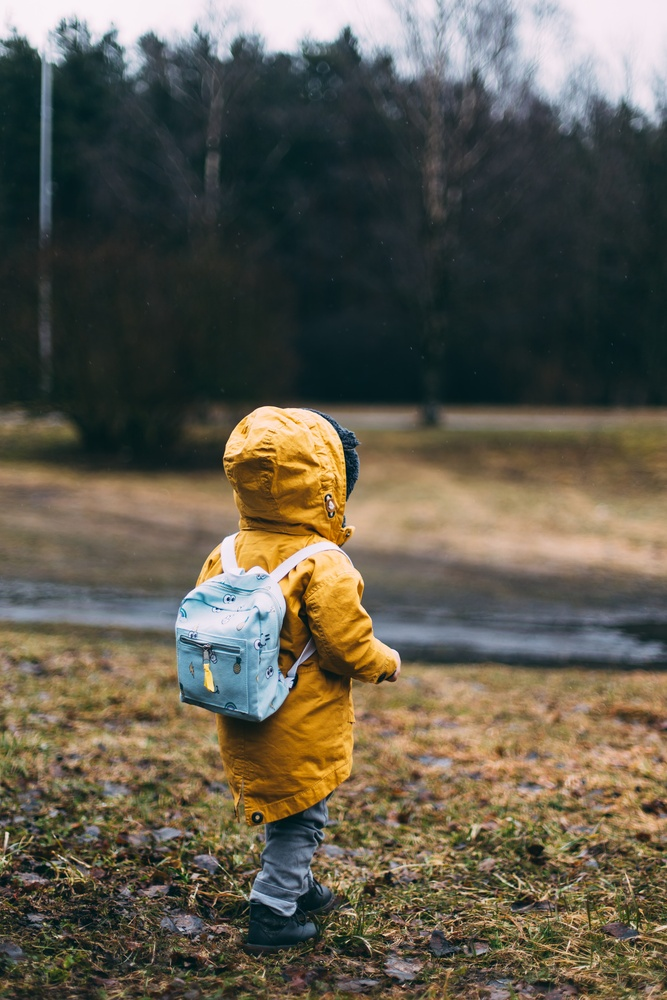
#> input picture src/web/Client/wwwroot/images/daiga-ellaby-JZ51o_-UOY8-unsplash.jpg, 667 x 1000 px, shrunk from 3648 x 5472 before the run
$ python add_border_to_image.py ../src/web/Client/wwwroot/images/daiga-ellaby-JZ51o_-UOY8-unsplash.jpg
#> lines starting #> are read from the running program, lines starting #| are printed output that depends on the picture
#!/usr/bin/env python3
"""
Add borders to images using Jordnaer brand colors.
Automatically adjusts border width/height to make images more square.

Usage:
    python add_border_to_image.py input_image.jpg
    python add_border_to_image.py input_image.jpg --color yellow
    python add_border_to_image.py input_image.jpg --border-size 30
"""

from PIL import Image, ImageDraw
import argparse
import os
from pathlib import Path

# Jordnaer brand colors from JordnaerPalette.cs
JORDNAER_COLORS = {
    'yellow': '#dbab45',      # GLÆDE - Yellow-orange
    'green': '#878e64',       # RO - Green
    'blue': '#41556b',        # MØDE - Dark Blue
    'red': '#673417',         # MØDE Red - Dark Red
    'beige': '#cfc1a6',       # OMSORG - Beige
    'pale_blue': '#a9c0cf',   # LEG - Pale Blue
}


def hex_to_rgb(hex_color):
    """Convert hex color to RGB tuple."""
    hex_color = hex_color.lstrip('#')
    return tuple(int(hex_color[i:i+2], 16) for i in (0, 2, 4))


def calculate_border_for_square(width, height, min_border=20):
    """
    Calculate border sizes to make the image as square as possible.

    Args:
        width: Original image width
        height: Original image height
        min_border: Minimum border size on all sides

    Returns:
        tuple: (top, right, bottom, left) border sizes
    """
    # Calculate the difference
    diff = abs(width - height)

    if width > height:
        # Image is wider - add more border to top and bottom
        extra_vertical = diff // 2
        top = min_border + extra_vertical
        bottom = min_border + extra_vertical
        left = min_border
        right = min_border

        # Handle odd differences
        if diff % 2 != 0:
            bottom += 1
    elif height > width:
        # Image is taller - add more border to left and right
        extra_horizontal = diff // 2
        top = min_border
        bottom = min_border
        left = min_border + extra_horizontal
        right = min_border + extra_horizontal

        # Handle odd differences
        if diff % 2 != 0:
            right += 1
    else:
        # Already square - use uniform border
        top = bottom = left = right = min_border

    return (top, right, bottom, left)


def add_border(image_path, output_path, color_name='yellow', border_size=None, make_square=True):
    """
    Add a colored border to an image.

    Args:
        image_path: Path to input image
        output_path: Path to save output image
        color_name: Name of color from JORDNAER_COLORS
        border_size: Fixed border size (overrides make_square if provided)
        make_square: If True, adjust border to make image square
    """
    # Open the image
    img = Image.open(image_path)
    original_width, original_height = img.size

    # Convert to RGBA if the image has transparency
    has_alpha = img.mode in ('RGBA', 'LA') or (img.mode == 'P' and 'transparency' in img.info)
    if has_alpha and img.mode != 'RGBA':
        img = img.convert('RGBA')

    # Get the border color
    if color_name not in JORDNAER_COLORS:
        raise ValueError(f"Color '{color_name}' not found. Available: {list(JORDNAER_COLORS.keys())}")

    border_color = hex_to_rgb(JORDNAER_COLORS[color_name])

    # Calculate border sizes
    if border_size is not None:
        # Use fixed border size
        border = (border_size, border_size, border_size, border_size)
    elif make_square:
        # Calculate border to make image square
        border = calculate_border_for_square(original_width, original_height, min_border=20)
    else:
        # Default uniform border
        border = (20, 20, 20, 20)

    top, right, bottom, left = border

    # Create new image with border
    new_width = original_width + left + right
    new_height = original_height + top + bottom

    # Create bordered image with transparency support if needed
    if has_alpha:
        # For transparent images, start with fully transparent canvas
        bordered_img = Image.new('RGBA', (new_width, new_height), (0, 0, 0, 0))

        # Draw colored border only in the margin areas
        draw = ImageDraw.Draw(bordered_img)
        border_rgba = border_color + (255,)

        # Draw top border
        if top > 0:
            draw.rectangle([(0, 0), (new_width, top)], fill=border_rgba)
        # Draw bottom border
        if bottom > 0:
            draw.rectangle([(0, new_height - bottom), (new_width, new_height)], fill=border_rgba)
        # Draw left border
        if left > 0:
            draw.rectangle([(0, top), (left, new_height - bottom)], fill=border_rgba)
        # Draw right border
        if right > 0:
            draw.rectangle([(new_width - right, top), (new_width, new_height - bottom)], fill=border_rgba)

        # Paste the original image on top, preserving its transparency
        bordered_img.paste(img, (left, top), img)
    else:
        # For opaque images, use RGB mode
        bordered_img = Image.new('RGB', (new_width, new_height), border_color)
        bordered_img.paste(img, (left, top))

    # Save the result with best quality
    # For PNG, no quality parameter needed (lossless)
    # For JPEG, use quality=100 for best quality
    save_kwargs = {}
    if output_path.lower().endswith(('.jpg', '.jpeg')):
        # JPEG doesn't support transparency, so convert RGBA to RGB
        if bordered_img.mode == 'RGBA':
            # Create white background and composite
            rgb_img = Image.new('RGB', bordered_img.size, (255, 255, 255))
            rgb_img.paste(bordered_img, mask=bordered_img.split()[3])
            bordered_img = rgb_img
        save_kwargs['quality'] = 100
        save_kwargs['subsampling'] = 0  # Disable chroma subsampling for best quality

    bordered_img.save(output_path, **save_kwargs)

    print(f"✓ Created: {output_path}")
    print(f"  Original size: {original_width}x{original_height}")
    print(f"  New size: {new_width}x{new_height}")
    print(f"  Border: top={top}, right={right}, bottom={bottom}, left={left}")
    print(f"  Color: {color_name} ({JORDNAER_COLORS[color_name]})")


def create_all_variants(image_path, output_dir=None, border_size=None, make_square=True, output_format='png'):
    """
    Create variants of the image with all available colors.

    Args:
        image_path: Path to input image
        output_dir: Directory to save variants (default: same as input + '_bordered')
        border_size: Fixed border size (optional)
        make_square: If True, adjust border to make image square
        output_format: Output format ('png' or 'jpg')
    """
    input_path = Path(image_path)

    # Create output directory
    if output_dir is None:
        output_dir = input_path.parent / f"{input_path.stem}_bordered"
    else:
        output_dir = Path(output_dir)

    output_dir.mkdir(exist_ok=True)

    print(f"Creating variants for: {input_path.name}")
    print(f"Output directory: {output_dir}\n")

    # Determine output extension
    output_ext = f".{output_format}"

    # Create a variant for each color
    for color_name in JORDNAER_COLORS.keys():
        output_filename = f"{input_path.stem}_{color_name}{output_ext}"
        output_path = output_dir / output_filename

        add_border(
            image_path=str(input_path),
            output_path=str(output_path),
            color_name=color_name,
            border_size=border_size,
            make_square=make_square
        )
        print()

    print(f"✓ Created {len(JORDNAER_COLORS)} variants in: {output_dir}")


def main():
    parser = argparse.ArgumentParser(
        description='Add Jordnaer brand color borders to images',
        formatter_class=argparse.RawDescriptionHelpFormatter,
        epilog=f"""
Available colors:
  {', '.join(JORDNAER_COLORS.keys())}

Examples:
  # Create variants with all colors (auto-squared, PNG by default)
  python add_border_to_image.py image.jpg

  # Create all variants as JPEG
  python add_border_to_image.py image.jpg --format jpg

  # Create single variant with specific color
  python add_border_to_image.py image.jpg --color yellow --output bordered.png

  # Use fixed border size (not squared)
  python add_border_to_image.py image.jpg --border-size 40 --no-square

  # Create all variants with custom border size
  python add_border_to_image.py image.jpg --all --border-size 30
        """
    )

    parser.add_argument('image', help='Input image path')
    parser.add_argument('--color', '-c', choices=list(JORDNAER_COLORS.keys()),
                        help='Border color (if not using --all)')
    parser.add_argument('--output', '-o', help='Output path for single image')
    parser.add_argument('--all', '-a', action='store_true',
                        help='Create variants with all colors')
    parser.add_argument('--border-size', '-b', type=int,
                        help='Fixed border size in pixels (overrides auto-square)')
    parser.add_argument('--no-square', action='store_true',
                        help='Disable automatic squaring of image')
    parser.add_argument('--output-dir', '-d',
                        help='Output directory for variants (used with --all)')
    parser.add_argument('--format', '-f', choices=['png', 'jpg', 'jpeg'],
                        default='png',
                        help='Output format for images (default: png)')

    args = parser.parse_args()

    # Validate input file exists
    if not os.path.exists(args.image):
        print(f"Error: Input file not found: {args.image}")
        return 1

    make_square = not args.no_square
    output_format = 'jpg' if args.format == 'jpeg' else args.format

    # Create all variants or single image
    if args.all or args.color is None:
        create_all_variants(
            image_path=args.image,
            output_dir=args.output_dir,
            border_size=args.border_size,
            make_square=make_square,
            output_format=output_format
        )
#> in add_border, img is the input picture: PIL image 667x1000 RGB; mean R, G, B 95.7, 91, 77.3
#> in add_border, `has_alpha = img.mode in ('RGBA', 'LA') or (img.mode == 'P' and 'transp..`: has_alpha = False
#> in add_border, `bordered_img = Image.new('RGB', (new_width, new_height), border_color)`:
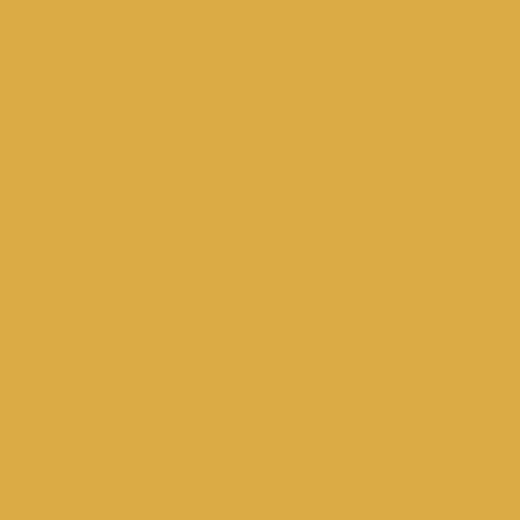
#> bordered_img: PIL image 1040x1040 RGB (shown at 1/2 size); mean R, G, B 219, 171, 69
#> in add_border, `bordered_img.paste(img, (left, top))`:
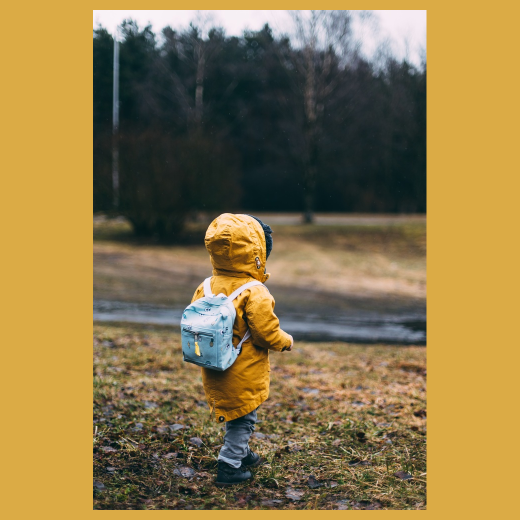
#> bordered_img: PIL image 1040x1040 RGB (shown at 1/2 size); mean R, G, B 143, 121.7, 74.1
#|   Original size: 667x1000
#|   New size: 1040x1040
#|   Border: top=20, right=187, bottom=20, left=186
    else:
        # Single color variant
        input_path = Path(args.image)

        if args.output:
            output_path = args.output
        else:
            output_path = input_path.parent / f"{input_path.stem}_{args.color}{input_path.suffix}"

        add_border(
            image_path=args.image,
            output_path=output_path,
            color_name=args.color,
            border_size=args.border_size,
            make_square=make_square
        )

    return 0


if __name__ == '__main__':
    exit(main())
#> (the program exits here)
